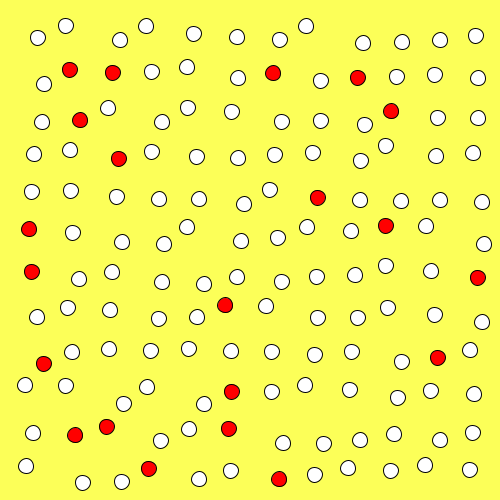
Frame 1 (no input)
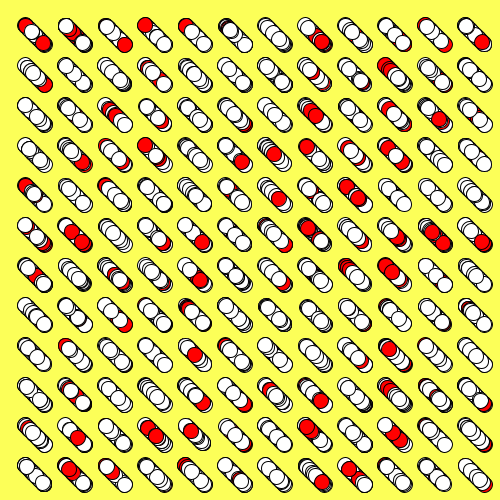
Frame 60 (the mouse pressed at the canvas centre just before this capture)
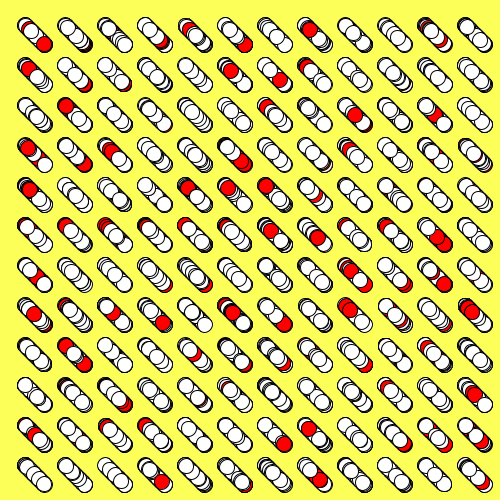
Frame 120 (the mouse held since frame 60 and released just before this capture)

The Processing sketch that drew these frames (run headless with seeded random() and noise(); from frame 60 on, the mouse is pressed at the canvas centre):

// Processing sketch: processing_74026
// ── processing_74026.pde

void setup(){

size(500,500);
frameRate(4);
background(#FCFF58);
//noStroke();
}

int x;

void draw(){  
for(int x=25;x<=495;x+=40){
for(int y=25;y<=495;y+=40){
  float r=random(20);
  ellipse(x+r,y+r,15,15);
  if(random (100)<=15){
    fill(#FF0000);
  }else{
    fill(#FFFFFF);
  }
  }
}
}
